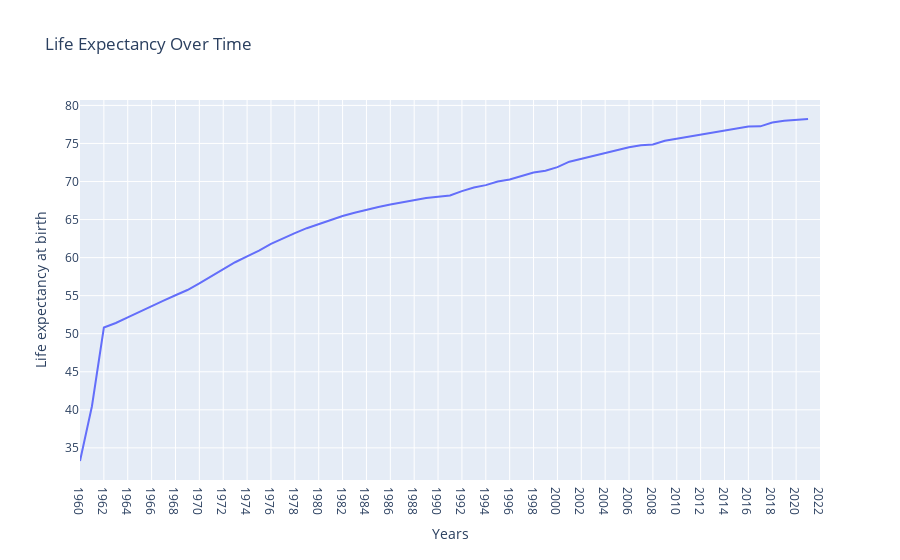

Here is the notebook cell this chart was saved with:
### Code cell
import plotly.express as px

# 使用Plotly Express绘制折线图
fig = px.line(transposed_df3[1:], x='Years', y='Life expectancy at birth', title='Life Expectancy Over Time')

# 显示图表
fig.show()

### Figure 1 — Plotly figure (JSON) as saved in the notebook; plotly's stock layout.template omitted (floating-point values rounded to 4 significant figures)
{"data": [{"hovertemplate": "Years=%{x}<br>Life expectancy at birth=%{y}<extra></extra>", "legendgroup": "", "line": {"color": "#636efa", "dash": "solid"}, "marker": {"symbol": "circle"}, "mode": "lines", "name": "", "orientation": "v", "showlegend": false, "type": "scatter", "x": ["1960", "1961", "1962", "1963", "1964", "1965", "1966", "1967", "1968", "1969", "1970", "1971", "1972", "1973", "1974", "1975", "1976", "1977", "1978", "1979", "1980", "1981", "1982", "1983", "1984", "1985", "1986", "1987", "1988", "1989", "1990", "1991", "1992", "1993", "1994", "1995", "1996", "1997", "1998", "1999", "2000", "2001", "2002", "2003", "2004", "2005", "2006", "2007", "2008", "2009", "2010", "2011", "2012", "2013", "2014", "2015", "2016", "2017", "2018", "2019", "2020", "2021", "2022"], "xaxis": "x", "y": [33.27, 40.47, 50.82, 51.41, 52.16, 52.91, 53.64, 54.35, 55.06, 55.74, 56.61, 57.56, 58.42, 59.39, 60.17, 60.92, 61.8, 62.54, 63.22, 63.87, 64.42, 64.97, 65.46, 65.9, 66.3, 66.64, 66.97, 67.29, 67.58, 67.84, 68.0, 68.17, 68.73, 69.22, 69.52, 70.01, 70.27, 70.67, 71.17, 71.42, 71.88, 72.61, 72.98, 73.37, 73.75, 74.11, 74.5, 74.76, 74.87, 75.34, 75.6, 75.9, 76.19, 76.45, 76.72, 76.98, 77.22, 77.25, 77.74, 77.97, 78.08, 78.21, null], "yaxis": "y"}], "layout": {"legend": {"tracegroupgap": 0}, "title": {"text": "Life Expectancy Over Time"}, "xaxis": {"anchor": "y", "domain": [0, 1], "title": {"text": "Years"}}, "yaxis": {"anchor": "x", "domain": [0, 1], "title": {"text": "Life expectancy at birth"}}}}
